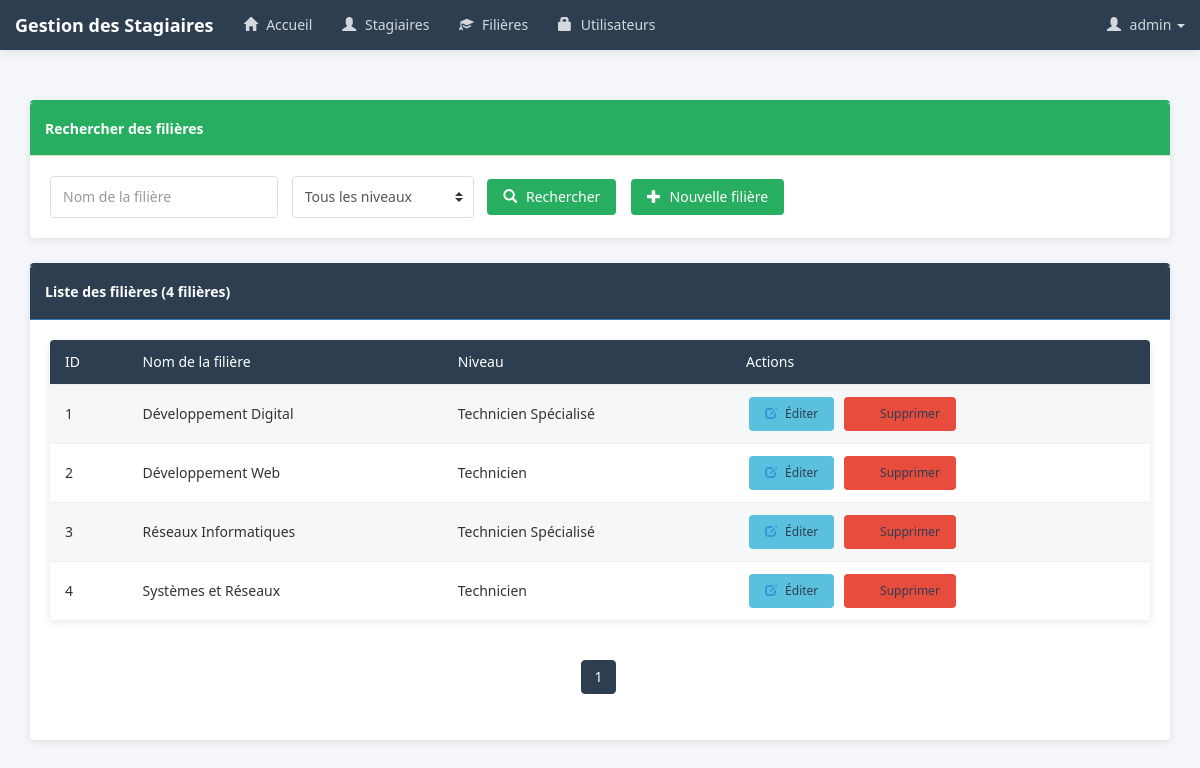
The app's page /pages/filieres.php (signed in) with its own data.
### tables this page shows
CREATE TABLE IF NOT EXISTS filiere (
  idFiliere INT(11) NOT NULL AUTO_INCREMENT,
  nomFiliere VARCHAR(50) NOT NULL,
  niveau VARCHAR(50) NOT NULL,
  PRIMARY KEY (idFiliere)
);

### pages/filieres.php (the view, shortened to what this page needs)
<?php
    require_once('../connexion.php');
    $size = isset($_GET['size']) ? $_GET['size'] : 5;
    $page = isset($_GET['page']) ? $_GET['page'] : 1;
    $offset = ($page - 1) * $size;
    $nomFiliere = isset($_GET['nomFiliere']) ? $_GET['nomFiliere'] : "";
    $niveau = isset($_GET['niveau']) ? $_GET['niveau'] : "all";
    $condition = "";
    $requeteCount = "SELECT COUNT(*) countF FROM filiere WHERE 1=1 $condition";
    $resultatCount = $pdo->query($requeteCount);
    $tabCount = $resultatCount->fetch();
    $nbrFilieres = $tabCount['countF'];
    $reste = $nbrFilieres % $size;
    if($reste === 0) {
        $nbrPages = $nbrFilieres / $size;
    } else {
        $nbrPages = floor($nbrFilieres / $size) + 1;
    }
    $requete = "SELECT * FROM filiere WHERE 1=1 $condition LIMIT $size OFFSET $offset";
    $resultat = $pdo->query($requete);
?>
<!DOCTYPE html>
<html>
<head>
    <link rel="stylesheet" href="https://maxcdn.bootstrapcdn.com/bootstrap/3.4.1/css/bootstrap.min.css">
    <link rel="stylesheet" href="../css/monstyle.css">
    <link rel="stylesheet" href="../css/style-moderne.css">
</head>
<body>
    <?php include("menu.php"); ?>
    <div class="container">
        <div class="panel panel-success margetop">
            <div class="panel-heading">Rechercher des filières</div>
            <div class="panel-body">
                <form method="get" action="filieres.php" class="form-inline">
                    <div class="form-group">
                        <input type="text" name="nomFiliere" placeholder="Nom de la filière" class="form-control" value="<?php echo $nomFiliere; ?>">
                    </div>
                    <div class="form-group">
                        <select name="niveau" class="form-control">
                            <option value="all" <?php if($niveau == "all") echo "selected"; ?>>Tous les niveaux</option>
                        </select>
                    </div>
                    <button type="submit" class="btn btn-success">
                        <i class="glyphicon glyphicon-search"></i> Rechercher
                    </button>
                    <?php if($_SESSION['user']['role'] == 'ADMIN') { ?>
                        <a href="nouvelleFiliere.php" class="btn btn-primary">
                            <i class="glyphicon glyphicon-plus"></i> Nouvelle filière
                        </a>
                    <?php } ?>
                </form>
            </div>
        </div>
        <div class="panel panel-primary">
            <div class="panel-heading">Liste des filières (<?php echo $nbrFilieres; ?> filières)</div>
            <div class="panel-body">
                <table class="table table-striped">
                    <thead>
                        <tr>
                            <th>ID</th>
                            <th>Nom de la filière</th>
                            <th>Niveau</th>
                            <?php if($_SESSION['user']['role'] == 'ADMIN') { ?>
                                <th>Actions</th>
                            <?php } ?>
                        </tr>
                    </thead>
                    <tbody>
                        <?php while($filiere = $resultat->fetch()) { ?>
                            <tr>
                                <td><?php echo $filiere['idFiliere']; ?></td>
                                <td><?php echo $filiere['nomFiliere']; ?></td>
                                <td><?php echo $filiere['niveau']; ?></td>
                                <?php if($_SESSION['user']['role'] == 'ADMIN') { ?>
                                    <td>
                                        <a href="editerFiliere.php?idF=<?php echo $filiere['idFiliere']; ?>" class="btn btn-info btn-sm">
                                            <i class="glyphicon glyphicon-edit"></i> Éditer
                                        </a>
                                        <a onclick="return confirm('Êtes-vous sûr de vouloir supprimer cette filière?')"
                                           href="supprimerFiliere.php?idF=<?php echo $filiere['idFiliere']; ?>"
                                           class="btn btn-danger btn-sm">
                                            <i class="glyphicon glyphicon-trash"></i> Supprimer
                                        </a>
                                    </td>
                                <?php } ?>
                            </tr>
                        <?php } ?>
                    </tbody>
                </table>
                <div class="text-center">
                    <ul class="pagination">
                        <?php for($i = 1; $i <= $nbrPages; $i++) { ?>
                            <li class="<?php if($i == $page) echo 'active'; ?>">
                                <a href="filieres.php?page=<?php echo $i; ?>&nomFiliere=<?php echo $nomFiliere; ?>&niveau=<?php echo $niveau; ?>">
                                    <?php echo $i; ?>
                                </a>
                            </li>
                        <?php } ?>
                    </ul>
                </div>
            </div>
        </div>
    </div>
</body>
</html>

### css/style-moderne.css (style rules this page uses)
:root { --primary-color: #2c3e50; --secondary-color: #27ae60; --accent-color: #e74c3c; --light-color: #ecf0f1; --dark-color: #2c3e50; --success-color: #27ae60; --warning-color: #f39c12; --danger-color: #e74c3c; --info-color: #3498db; --text-color: #333; --border-radius: 4px; --box-shadow: 0 2px 10px rgba(0, 0, 0, 0.1); }
body { font-family: "Segoe UI", Tahoma, Geneva, Verdana, sans-serif; background-color: #f5f7fa; color: var(--text-color); line-height: 1.6; }
.container { padding-top: 20px; padding-bottom: 20px; }
.panel { border: none; border-radius: var(--border-radius); box-shadow: var(--box-shadow); margin-bottom: 25px; overflow: hidden; }
.panel-heading { font-weight: 600; padding: 15px; border-bottom: 1px solid rgba(0, 0, 0, 0.1); }
.panel-body { padding: 20px; }
.panel-primary { border-top: 3px solid var(--primary-color); }
.panel-primary > .panel-heading { background-color: var(--primary-color); color: white; }
.panel-success { border-top: 3px solid var(--success-color); }
.panel-success > .panel-heading { background-color: var(--success-color); color: white; }
.form-control { border-radius: var(--border-radius); border: 1px solid #ddd; padding: 10px 12px; height: auto; box-shadow: none; transition: border-color 0.2s, box-shadow 0.2s; }
.form-group { margin-bottom: 20px; }
.btn { border-radius: var(--border-radius); font-weight: 500; padding: 8px 16px; transition: all 0.2s; border: none; }
.btn-success { background-color: var(--success-color); }
.btn-primary { background-color: var(--primary-color); }
.btn-danger { background-color: var(--danger-color); }
.table { border-collapse: separate; border-spacing: 0; width: 100%; border-radius: var(--border-radius); overflow: hidden; box-shadow: var(--box-shadow); }
.table-striped > tbody > tr:nth-of-type(odd) { background-color: rgba(236, 240, 241, 0.5); }
.table > thead > tr > th { background-color: var(--primary-color); color: white; border-bottom: none; padding: 12px 15px; font-weight: 500; }
.table > tbody > tr > td { padding: 12px 15px; vertical-align: middle; border-top: 1px solid #eee; }
.pagination > li > a, .pagination > li > span { color: var(--primary-color); border: 1px solid #ddd; margin: 0 3px; border-radius: var(--border-radius); }
.pagination > .active > a, .pagination > .active > span, .pagination > .active > a:hover, .pagination > .active > span:hover { background-color: var(--primary-color); border-color: var(--primary-color); }
.glyphicon { margin-right: 5px; }
.margetop { margin-top: 80px; }
a { color: var(--primary-color); transition: color 0.2s; }
select.form-control { appearance: none; -webkit-appearance: none; -moz-appearance: none; background-repeat: no-repeat; background-position: right 10px center; background-size: 8px 10px; padding-right: 30px; }
.form-inline .form-group { margin-right: 10px; }
.btn-primary { background-color: #27ae60 !important; }
.btn .glyphicon { margin-right: 5px; }
.table .glyphicon-edit { color: var(--info-color); }
.table .glyphicon-trash { color: var(--danger-color); }
.btn, a { position: relative; overflow: hidden; }
.btn:after, a:after { content: ""; position: absolute; top: 50%; left: 50%; width: 5px; height: 5px; background: rgba(255, 255, 255, 0.5); opacity: 0; border-radius: 100%; transform: scale(1, 1) translate(-50%); transform-origin: 50% 50%; }
.form-control, .btn, a, .navbar-inverse .navbar-nav > li > a { transition: all 0.3s ease; }
.table a { color: var(--primary-color); margin: 0 3px; }
.panel-success .form-inline { margin-bottom: 0; }
form { margin-bottom: 0; }

### records on screen
filiere: idFiliere "1", nomFiliere "Développement Digital", niveau "Technicien Spécialisé"
filiere: idFiliere "2", nomFiliere "Développement Web", niveau "Technicien"
filiere: idFiliere "3", nomFiliere "Réseaux Informatiques", niveau "Technicien Spécialisé"
filiere: idFiliere "4", nomFiliere "Systèmes et Réseaux", niveau "Technicien"

### other values on screen
$_SESSION['user']['login'] "admin"
$nbrFilieres "4"
